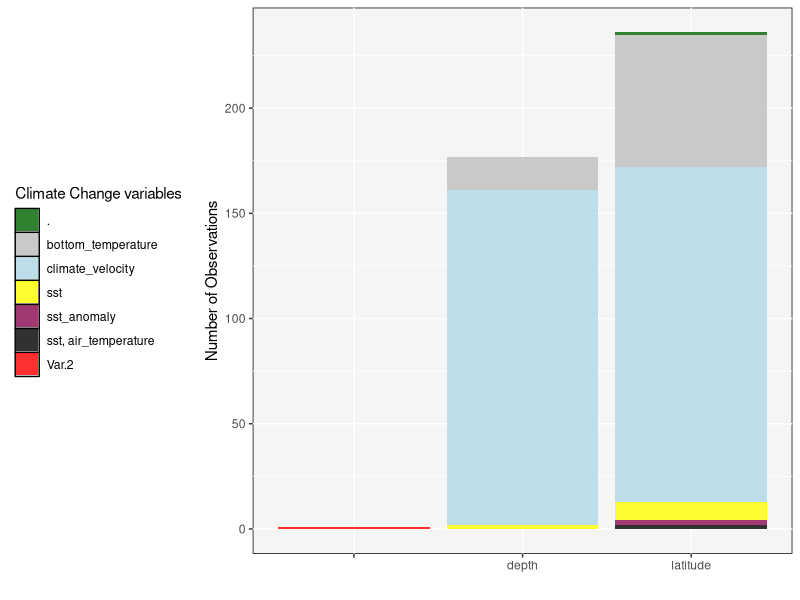
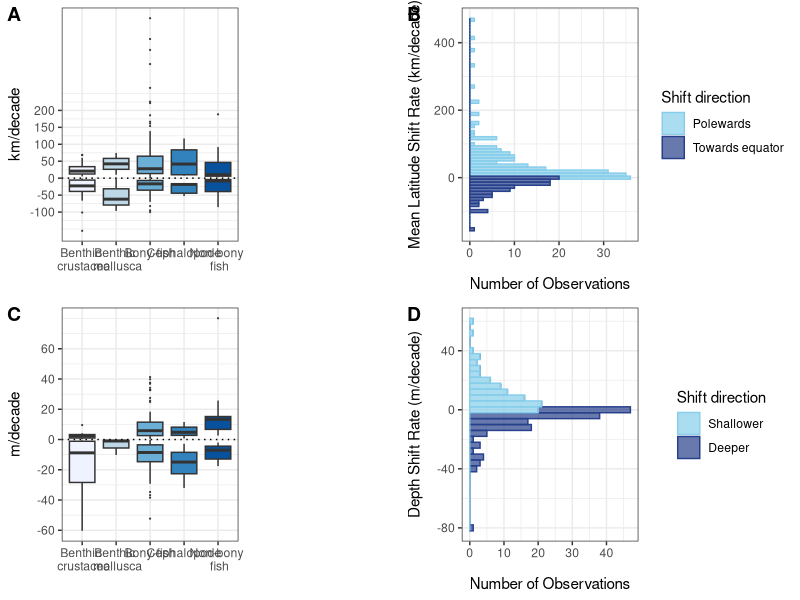

Generate these figures, in order, with R:
##R code for the ecological analysis of our review
##Author: Alba Aguion, Iratxe Rubio
##Date: August 20th 2017


#libraries
library(rockchalk)
library(tidyverse)
library(reshape2) #melt and dcast function
library(cowplot)


#open dataset
data <- read.table("exploited_ccshifts_database.csv", header= T, sep=",")

#Factors
data$id_study <- as.factor(data$id_study)
data$id_obs <- as.factor(data$id_obs)
data$year_publication <- as.factor(data$year_publication)


#Numeric
data$years_data <- as.numeric(as.character(data$years_data), na.omit = T)


##############################################
# Figure CLIMATE CHANGE VARIABLES PER IMPACT #
##############################################

counts <- dcast(data, response ~ cc_driver_detail, fun.aggregate = length)

cc_driver.counts <- gather(counts,"cc_driver", "counts", 2:8)

ggplot(cc_driver.counts, aes(x = response, y= counts , fill = cc_driver)) + 
  geom_bar(stat="identity", alpha=0.8) + 
  scale_fill_manual(values = c("darkgreen", "grey", "lightblue", 
                               "yellow", "deeppink4", "black", "red")) +
  labs(y = "Number of Observations", 
       x = "", 
       fill = "Climate Change variables") + 
  theme(panel.background = element_rect(fill = 'whitesmoke', 
                                        colour = 'black'), 
        legend.position= "left") 


############################
# Figure IMPACTS MAGNITUDE #
############################

############
# LATITUDE #
############

#histogram
lat <- subset (data, response == "latitude")
lat$sign <- ifelse(lat$decadal_change > 0,"Polewards (+)", "Towards equator (-)") #there are no zeros sum(lat$decadal_change == 0)

Fig2.lat <- lat %>% 
  ggplot() +
  geom_histogram(aes(decadal_change, fill = sign, colour = sign),
                 alpha = 0.7, binwidth = 9) +
  scale_x_continuous(name = "Mean Latitude Shift Rate (km/decade)") + 
  scale_y_continuous(name = "Number of Observations") +
  scale_colour_manual(name = "Shift direction", 
                      values = c("Polewards (+)" = "skyblue", 
                                 "Towards equator (-)" = "royalblue4"), 
                      labels = c("Polewards (+)" = "Polewards", 
                                 "Towards equator (-)" = "Towards equator")) +
  scale_fill_manual(name = "Shift direction", 
                    values = c("Polewards (+)" = "skyblue", 
                               "Towards equator (-)"="royalblue4"), 
                    labels = c("Polewards (+)" = "Polewards", 
                               "Towards equator (-)" = "Towards equator")) +
  theme(panel.background = element_rect(fill = 'whitesmoke',
                                        colour = 'black'),
        legend.position = c(.85, .75)) +
  coord_flip() +
  theme_bw() 

#taxa barplot
my.labels2 <- c("Benthic \n crustacea",
                "Benthic \n mollusca",
                "Bony-fish", 
                "Cephalopode",
                "Non-bony \n fish")

lat.barplot <- ggplot(lat, aes(taxa, decadal_change, fill = taxa)) + 
  geom_boxplot(data = subset(lat, decadal_change >= 0), 
               aes(taxa, decadal_change),  
               na.rm = T, outlier.shape = 1, outlier.size = 0.1) +
  geom_boxplot(data = subset(lat, decadal_change < 0), 
               aes(taxa, decadal_change),  
               na.rm = T, outlier.shape = 1, outlier.size = 0.1) +
  geom_hline(yintercept = c(0), linetype = "dotted") +
  scale_y_continuous(name = "km/decade", breaks = seq(-100, 200, by = 50)) +
  xlab(NULL)+
  theme(axis.text.x =element_blank()) +
  scale_fill_brewer(palette = "Blues") +
  theme_bw() +
  scale_x_discrete(labels = my.labels2) +
  theme(legend.position="none")

#########
# DEPTH #
#########
depth <- subset (data, response == "depth")
depth$sign <- ifelse(depth$decadal_change < 0, "Shallower (-)", "Deeper (+)")# there are no zeros sum(depth$decadal_change == 0)

depth$decadal_change_reversed <- (-1)*depth$decadal_change

Fig2.depth <- depth %>%
  ggplot()+
  geom_histogram(aes(decadal_change_reversed, fill = sign, colour = sign), 
                 alpha = 0.7, binwidth = 4) +
  scale_x_continuous(name = "Depth Shift Rate (m/decade)") + 
  scale_y_continuous(name = "Number of Observations")+
  scale_colour_manual(name = "Shift direction", 
                      values = c("Deeper (+)" = "royalblue4", 
                                 "Shallower (-)"="skyblue"), 
                      labels = c("Deeper (+)" = "Deeper", 
                                 "Shallower (-)" = "Shallower"),
                      guide = guide_legend(reverse = T)) +
  scale_fill_manual(name = "Shift direction", 
                    values = c("Deeper (+)" = "royalblue4", 
                               "Shallower (-)" = "skyblue"), 
                    labels = c("Deeper (+)" = "Deeper", 
                               "Shallower (-)" = "Shallower"),
                    guide = guide_legend(reverse = T)) +
  theme(panel.background = element_rect(fill = 'whitesmoke', 
                                        colour = 'black'),
        legend.position = c(.85, .75)) +
  coord_flip() +
  theme_bw()

#taxa barplot depth
depth.barplot <- ggplot(depth, aes(taxa, decadal_change, fill = taxa)) +
  geom_boxplot(data = subset(depth, decadal_change >= 0), 
               aes(taxa, decadal_change),  
               na.rm = T, outlier.shape = 1, outlier.size = 0.1) +
  geom_boxplot(data = subset(depth, decadal_change < 0), 
               aes(taxa, decadal_change),  
               na.rm = T, outlier.shape = 1, outlier.size = 0.1) +
  geom_hline(yintercept = c(0), linetype = "dotted")+
  scale_y_continuous(name ="m/decade", breaks = seq(-80, 60, by = 20)) +
  xlab(NULL) +
  theme(axis.text.x = element_blank()) +
  scale_fill_brewer(palette = "Blues") +
  theme_bw() +
  scale_x_discrete(labels = my.labels2) +
  theme(legend.position = "none")

join.lat.depth <- plot_grid(lat.barplot, Fig2.lat, depth.barplot, Fig2.depth, labels = c("A", "B", "C", "D"), align="hv")
plot(join.lat.depth)
#ggsave("join_lat_depth.jpeg")
